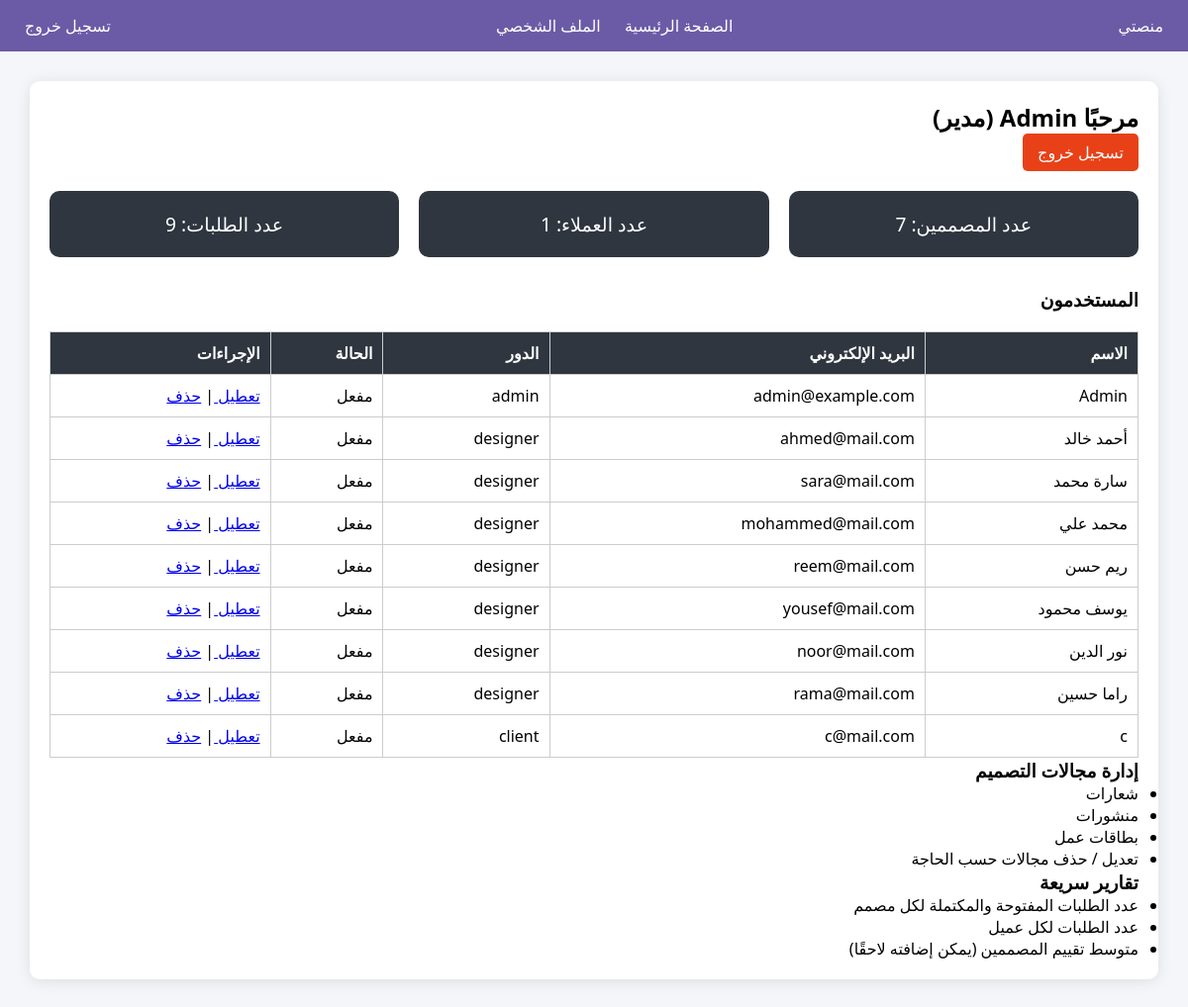
Page /admin/ (signed in) on the earlier database version.
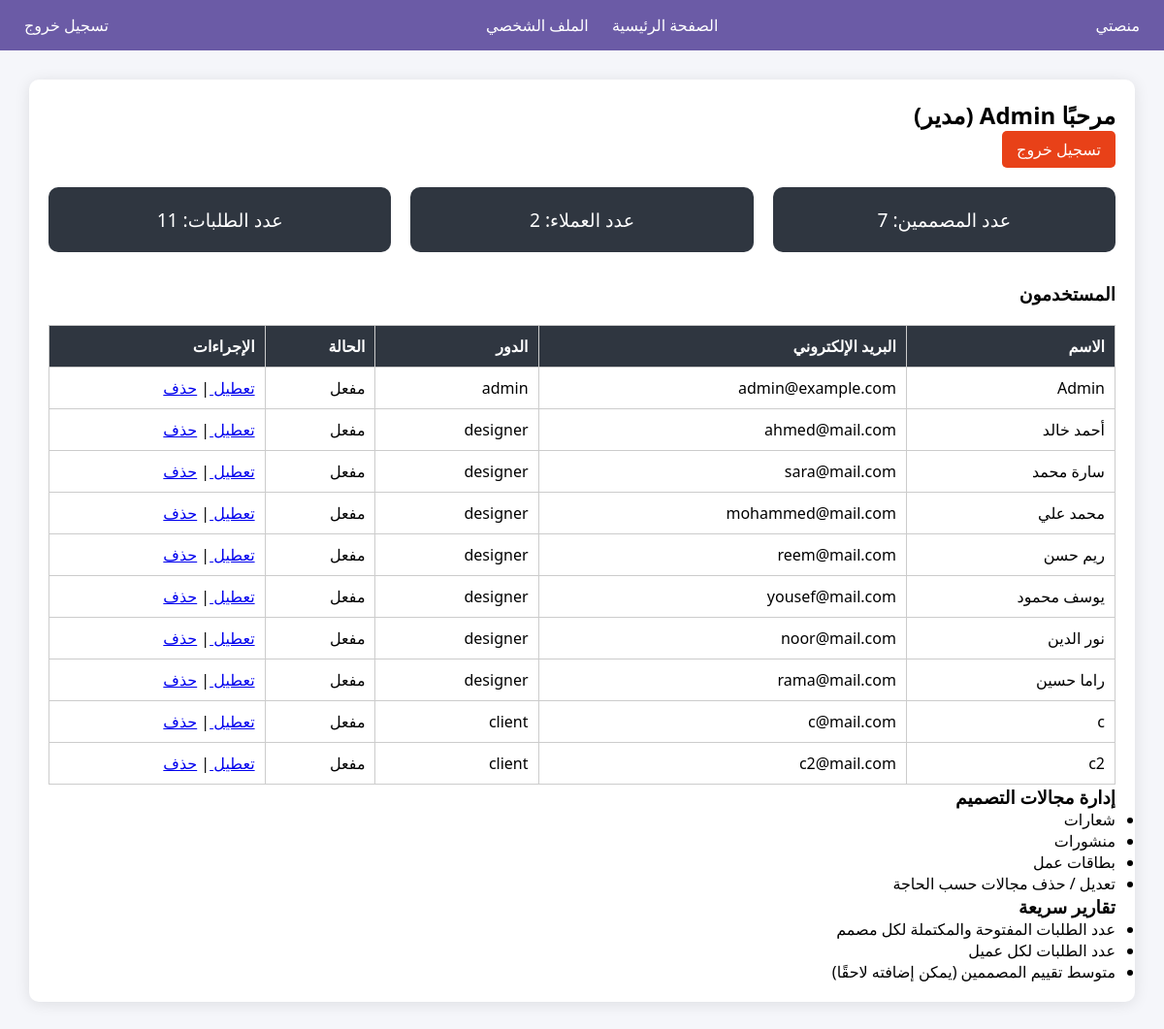
Same page on the later database version.
### tables this page shows
CREATE TABLE users (
            id INTEGER PRIMARY KEY AUTOINCREMENT,
            username TEXT NOT NULL,
            email TEXT NOT NULL,
            password TEXT NOT NULL,
            role TEXT NOT NULL
        , active INTEGER DEFAULT 1, bio TEXT DEFAULT '', portfolio TEXT DEFAULT '', specialty TEXT DEFAULT '', work_type TEXT DEFAULT '');

### app/admin/routes.py (the view)
@admin_bp.route('/')
def dashboard_admin():
    if 'role' not in session or session['role'] != 'admin':
        flash('غير مسموح بالدخول!')
        return redirect(url_for('auth.login'))
    conn = sqlite3.connect(Config.DATABASE)
    conn.row_factory = sqlite3.Row
    users = conn.execute('SELECT * FROM users').fetchall()
    designers_count = conn.execute('SELECT COUNT(*) FROM users WHERE role="designer"').fetchone()[0]
    clients_count = conn.execute('SELECT COUNT(*) FROM users WHERE role="client"').fetchone()[0]
    requests_count = conn.execute('SELECT COUNT(*) FROM requests').fetchone()[0]
    conn.close()
    return render_template('admin/dashboard_admin.html',
                           users=users,
                           designers_count=designers_count,
                           clients_count=clients_count,
                           requests_count=requests_count)

### app/admin/templates/admin/dashboard_admin.html (shortened to what this page needs)
{% extends 'base.html' %}
{% block content %}
<div class="dashboard-container">
    <h2>مرحبًا {{ session['username'] }} (مدير)</h2>
    <a href="{{ url_for('auth.logout') }}" class="logout-btn">تسجيل خروج</a>
    <section class="stats">
        <div class="stat-card">عدد المصممين: {{ users|selectattr('role','equalto','designer')|list|length }}</div>
        <div class="stat-card">عدد العملاء: {{ users|selectattr('role','equalto','client')|list|length }}</div>
        <div class="stat-card">عدد الطلبات: {{ requests_count }}</div>
    </section>
    <h3>المستخدمون</h3>
    <table>
        <tr>
            <th>الاسم</th>
            <th>البريد الإلكتروني</th>
            <th>الدور</th>
            <th>الحالة</th>
            <th>الإجراءات</th>
        </tr>
        {% for user in users %}
        <tr>
            <td>{{ user['username'] }}</td>
            <td>{{ user['email'] }}</td>
            <td>{{ user['role'] }}</td>
            <td>{{ 'مفعل' if user['active'] == 1 else 'معطل' }}</td>
            <td>
                <a href="{{ url_for('admin.toggle_user', user_id=user['id']) }}">
                    {{ 'تعطيل' if user['active'] == 1 else 'تفعيل' }}
                </a>
                |
                <a href="{{ url_for('admin.delete_user', user_id=user['id']) }}" onclick="return confirm('هل أنت متأكد من حذف الحساب؟')">حذف</a>
            </td>
        </tr>
        {% endfor %}
    </table>
    <h3>إدارة مجالات التصميم</h3>
    <ul>
        <li>شعارات</li>
        <li>منشورات</li>
        <li>بطاقات عمل</li>
        <li>تعديل / حذف مجالات حسب الحاجة</li>
    </ul>
    <h3>تقارير سريعة</h3>
    <ul>
        <li>عدد الطلبات المفتوحة والمكتملة لكل مصمم</li>
        <li>عدد الطلبات لكل عميل</li>
        <li>متوسط تقييم المصممين (يمكن إضافته لاحقًا)</li>
    </ul>
</div>
{% endblock %}

Differences in the rows shown:
added users: username "c2", email "c2@mail.com", role "client", active "مفعل", active "تعطيل"
Other differences:
{{ users|selectattr('role','equalto','client')|list|length }}: "1" → "2"
{{ requests_count }}: "9" → "11"
